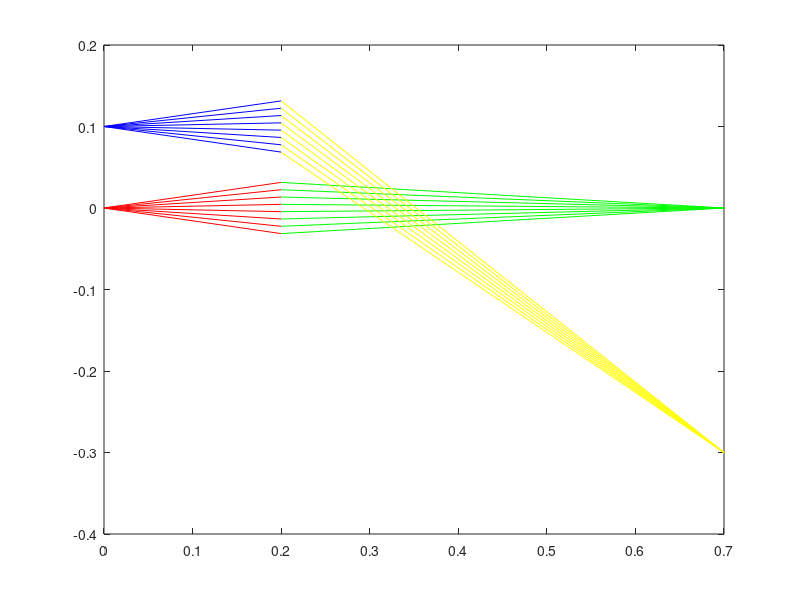

This chart was generated by the following MATLAB code:
numberOfAngles = 8;

angles = [linspace(-pi/20, pi/20, numberOfAngles)];

start_0mm = zeros(4, numberOfAngles);
start_10mm = zeros(4, numberOfAngles);

start_0mm(2, :) = angles; % x1 = 0, theta_x_1 = -pi/20 to pi/20, y1 = 0, theta_y_1 = 0;
start_10mm(2, :) = angles;

start_10mm(1, :) = .10;
% matrix of angles

d_1 = 0.2; % millimeters

f = .150;

free_space_1 = [
    1, d_1, 0, 0;
    0, 1, 0, 0;
    0, 0, 1, d_1;
    0, 0, 0, 1
    ]; % d represents the distance propogated. 

d_2 = ((1/f) - (1/d_1))^(-1);

free_space_2 = [ % solve for the new d
    1, d_2, 0, 0;
    0, 1, 0, 0;
    0, 0, 1, d_2;
    0, 0, 0, 1
    ]; % d represents the distance propogated. 

lens = [
    1, 0, 0, 0;
    -1/f, 1, 0, 0;
    0, 0, 1, 0;
    0, 0, -1/f, 1
    ]; % d represents the distance propogated. 

figure;

middle_0mm = free_space_1 * start_0mm;
middle_10mm = free_space_1 * start_10mm;

plot([zeros(1, 8); d_1*ones(1, 8)], [start_0mm(1, :); middle_0mm(1, :)], "r");
hold on;

plot([zeros(1, 8); d_1*ones(1, 8)], [start_10mm(1, :); middle_10mm(1, :)], "b");
hold on;

end_0mm = (free_space_2 * lens) * middle_0mm;
end_10mm = (free_space_2 * lens) * middle_10mm;

plot([d_1*ones(1, 8); (d_1 + 0.5)*ones(1, 8)], [middle_0mm(1, :); end_0mm(1, :)], "g");
hold on;

plot([d_1*ones(1, 8); (d_1 + 0.5)*ones(1, 8)], [middle_10mm(1, :); end_10mm(1, :)], "y");
hold on;

% end_0mm = lens * middle_0mm;
% end_10mm = lens * middle_10mm;
% 
% plot([zeros(1, 8); d*ones(1, 8)], [middle_0mm(1, :); end_0mm(1, :)], "g");
% hold on;
% 
% plot([zeros(1, 8); d*ones(1, 8)], [middle_10mm(1, :); end_10mm(1, :)], "y");
% hold on;

% figure;
% 
% for numberOfAngles = 1:numberOfAngles
%     for numberOfProps = 1:100
%         ray_0mm(:, numberOfProps) = (propogation^numberOfProps) * angled_0mm(:, numberOfAngles);
%     end
%     plot(linspace(0, d, 100), ray_0mm(1, :), "r");
%     hold on;
% end
% 
% for numberOfAngles = 1:numberOfAngles
%     for numberOfProps = 1:100
%         ray_10mm(:, numberOfProps) = (propogation^numberOfProps) * angled_10mm(:, numberOfAngles);
%     end
%     plot(linspace(0, d, 100), ray_10mm(1, :), "b");
%     hold on;
% end
% 
% hold off; 